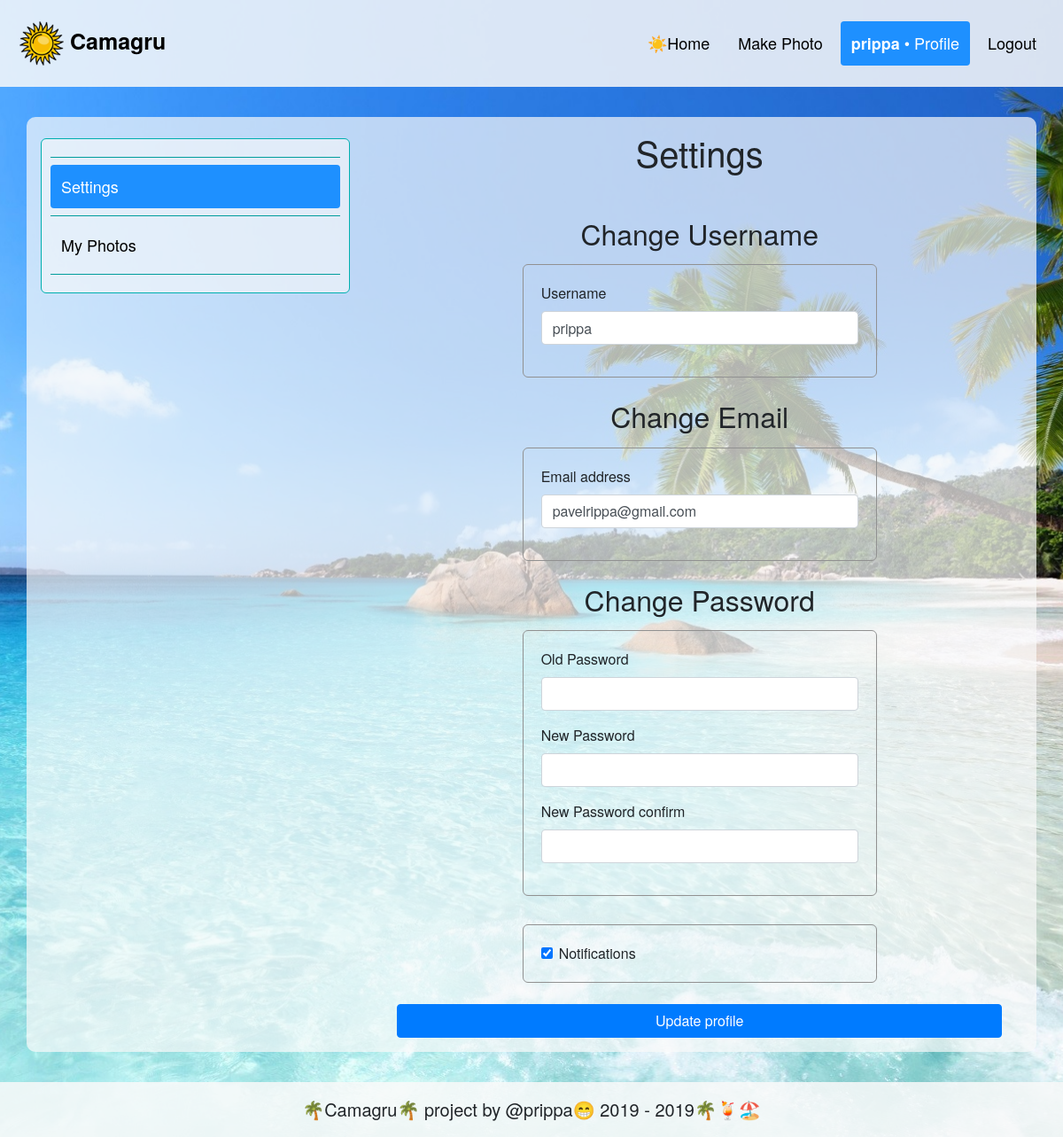
The app's page /profile (signed in) with its own data.
### tables this page shows
CREATE TABLE `user` (
  `id` bigint(20) UNSIGNED NOT NULL,
  `login` char(32) NOT NULL,
  `password` char(255) NOT NULL,
  `email` varchar(320) NOT NULL,
  `verified` tinyint(1) NOT NULL DEFAULT '0',
  `vkey` char(32) NOT NULL,
  `create_date` timestamp NOT NULL DEFAULT CURRENT_TIMESTAMP,
  `notifications` tinyint(1) NOT NULL DEFAULT '1'
);

### core/View.php (called while the page is built, shortened)
<?php
class View
{
    public $layout;
    public function __construct()
    {
        $this->layout = 'default';
    }
    private function getAdditionalData(): array
    {
        $data = [];
        $data['is_logged'] = User::isLogged();
        $data['current_year'] = date("Y");
        $data['login'] = '';
        if ($data['is_logged']) {
            $data['login'] = User::getLogin(User::getId());
            $data['header_login'] = $data['login'];
        }
        return $data;
    }
    public function run(string $path, array $data = [], string $title = null): void
    {
        $data += $this->getAdditionalData();
        require 'views/layouts/' . $this->layout . '.php';
        exit();
    }
}

### controllers/UserProfileController.php (called while the page is built, shortened)
<?php
class UserProfileController extends Controller
{
    public function actionProfileSettings(): void
    {
        $messages = [];
        $user_data = User::getUser(User::getId());
        $title = $user_data['login'] . ' • Settings';
        $this->view->run('profile/settings', ['messages' => $messages, 'user_data' => $user_data], $title);
    }
}

### models/User.php (called while the page is built, shortened)
<?php
abstract class User extends Modal
{
    public static function getLogin(int $id): ?string
    {
        return self::db()->selectCol(self::TABLE, 'login', ['id', $id]);
    }
    public static function getUser(int $id): ?array
    {
        return self::db()->selectRow(self::TABLE, [], ['id', $id]);
    }
    public static function isLogged(): bool
    {
        if (isset($_SESSION['user'])) {
            return true;
        }
        return false;
    }
    public static function getId(): ?int
    {
        if (isset($_SESSION['user'])) {
            return $_SESSION['user'];
        }
        return null;
    }
}

### core/Modal.php (called while the page is built, shortened)
<?php
abstract class Modal
{
    private static $db = null;
    public static function db()
    {
        if (!self::$db) {
            self::$db = new DB();
        }
        return self::$db;
    }
}

### core/DB.php (called while the page is built, shortened)
<?php
class DB
{
    protected $db;
    public function __construct()
    {
        $settings = require 'config/database.php';
        $dsn = "mysql:dbname={$settings['dbname']};host={$settings['host']}";
        $options = [
            PDO::MYSQL_ATTR_INIT_COMMAND => "SET NAMES 'utf8mb4' COLLATE 'utf8mb4_unicode_ci'",
            PDO::ATTR_ERRMODE => PDO::ERRMODE_EXCEPTION
        ];
        $this->db = new PDO($dsn, $settings['user'], $settings['password'], $options);
    }
    public function row(string $sql, array $params = [])
    {
        $result = $this->execute($sql, $params);
		return $result->fetch(PDO::FETCH_ASSOC);
    }
    public function col(string $sql, array $params = [])
    {
		$result = $this->execute($sql, $params);
		return $result->fetchColumn();
	}
	public function selectCol(string $table, string $col, array $where = [])
    {
        $where_string = $this->prepareWhere($where);
        $sql = "SELECT $col FROM $table";
        if (!empty($where_string)) {
            $sql .= " WHERE $where_string";
        }
        $sql .= ' LIMIT 1';
        return $this->col($sql, $where);
    }
    public function selectRow(string $table, array $params = [], array $where = [])
    {
        $sql = $this->prepareSelect($table, $params, $where);
        $sql .= " LIMIT 1";
        return $this->row($sql, $where);
    }
    public function execute(string $sql, array $params = [])
    {
        $result = $this->db->prepare($sql);
        $count = count($params);
        for ($i = 0; ($i + 1) < $count; ++$i) {
            $result->bindParam(':' . $params[$i], $params[++$i]);
        }
        $result->execute();
        return $result;
    }
    private function prepareWhere(array &$where): string
    {
        $where_string = '';
        $count = count($where);
        for ($i = 0; ($i + 1) < $count; $i += 2) {
            $key = $where[$i];
            $where_string .= "$key = :w$key AND ";
            $where[$i] = "w$key";
        }
        $where_string = rtrim($where_string, ' AND ');
        return $where_string;
    }
    private function prepareSelect(string $table, array &$params, array &$where): string
    {
        $params_string = '';
        $where_string = $this->prepareWhere($where);
        $params_string = rtrim($params_string, ',');
        $sql = 'SELECT';
        $sql .= (empty($params_string) ? ' *' : " $params_string");
        $sql .= " FROM $table";
        if (!empty($where_string)) {
            $sql .= " WHERE $where_string";
        }
        return $sql;
    }
}

### config/database.php (called while the page is built)
<?php
return array(
    'dbname' => 'camagru_db',
    'host' => 'localhost',
    'user' => 'root',
    'password' => 'prippa',
);

### views/profile/settings.php (the view, shortened to what this page needs)
<div class="container">
    <div class="row">
        <div class="col-md-4">
            <?php require 'aside.php' ?>
        </div>
        <div class="col-md-8">
            <h1 class="text-center mb-5">Settings</h1>
            <form action="/profile/settings" method="post">
                <div class="row mr-2 ml-2 justify-content-center">
                    <div class="col-12">
                        <h2 class="text-center">Change Username</h2>
                    </div>
                    <div class="col-12 mt-2 mb-4 col-radius-form">
                        <div class="form-group">
                            <label for="username-field">Username</label>
                            <input type="text" class="form-control" id="username-field"
                                   name="login" required tabindex="1" value="<?= $data['user_data']['login'] ?>">
                        </div>
                    </div>
                    <div class="col-12">
                        <h2 class="text-center">Change Email</h2>
                    </div>
                    <div class="col-12 mt-2 mb-4 col-radius-form">
                        <div class="form-group">
                            <label for="email-field">Email address</label>
                            <input type="email" class="form-control" id="email-field"
                                   name="email" required tabindex="2" value="<?= $data['user_data']['email'] ?>">
                        </div>
                    </div>
                    <div class="col-12">
                        <h2 class="text-center">Change Password</h2>
                    </div>
                    <div class="col-12 mt-2 mb-4 col-radius-form">
                        <div class="form-row">
                            <div class="form-group col-12">
                                <label for="old-password-field">Old Password</label>
                                <input type="password" class="form-control" id="old-password-field"
                                       name="old_password" tabindex="3">
                            </div>
                            <div class="form-group col-12">
                                <label for="password-field">New Password</label>
                                <input type="password" class="form-control" id="password-field"
                                       name="password" tabindex="4">
                            </div>
                            <div class="form-group col-12">
                                <label for="password-confirm-field">New Password confirm</label>
                                <input type="password" class="form-control" id="password-confirm-field"
                                       name="password_confirm" tabindex="5">
                            </div>
                        </div>
                    </div>
                    <div class="col-12 mt-2 mb-4 col-radius-form">
                        <div class="form-check">
                            <input name="notifications" type="checkbox"
                                   class="form-check-input" id="notifications-field"
                                <?= $data['user_data']['notifications'] ? 'checked' : '' ?>>
                            <label class="form-check-label" for="notifications-field">Notifications</label>
                        </div>
                    </div>
                    <div class="col-12 text-center">
                        <button type="submit" class="btn btn-primary btn-block" tabindex="7">Update profile</button>
                    </div>
                </div>
            </form>
        </div>
    </div>
</div>

### core/Router.php (shortened to what this page needs)
<?php
class Router
{
    private $routes;
    private $namespace;
    private $action_prefix;
    private $controller_postfix;
    public function __construct(array $routes, string $namespace, string $action_prefix, string $controller_postfix)
    {
        $this->routes = $routes;
        $this->namespace = $namespace;
        $this->action_prefix = $action_prefix;
        $this->controller_postfix = $controller_postfix;
    }
    private function getURI(): string
    {
        return trim($_SERVER['REQUEST_URI'], '/');
    }
    public function run(): bool
    {
        $uri = $this->getURI();
        foreach ($this->routes as $uri_pattern => $path) {
            if (preg_match("~^$uri_pattern$~", $uri)) {
                $internal_route = preg_replace("~$uri_pattern~", $path, $uri);
                $segments = explode('/', $internal_route);
                $controller_name = $this->namespace . array_shift($segments) . $this->controller_postfix;
                $action_name = $this->action_prefix . array_shift($segments);
                $controller_object = new $controller_name;
                call_user_func_array(array($controller_object, $action_name), $segments);
                return true;
            }
        }
        return false;
    }
}

### views/includes/header.php
<header>
    <a href="/" class="logo"><img class="logo-img" src="/template/images/logo.png" alt=""> Camagru</a>
    <nav>
        <a class="<?= $path == 'index' ? 'active' : '' ?>" href="/">☀️Home</a>
        <?php if ($data['is_logged']): ?>
            <a class="<?= $path == 'make_photo' ? 'active' : '' ?>" href="/make_photo">Make Photo</a>
            <a class="<?= strstr($path, 'profile/') ? 'active' : '' ?>"
               href="/profile"><b><?= $data['header_login'] ?></b> • Profile</a>
            <a href="/logout">Logout</a>
        <?php else: ?>
            <a class="<?= $path == 'login_register_system/login' ? 'active' : '' ?>" href="/login">Login</a>
            <a class="<?= $path == 'login_register_system/register' ? 'active' : '' ?>" href="/register">Register</a>
        <?php endif ?>
    </nav>
</header>

### views/profile/aside.php
<aside class="aside">
    <hr>
    <a class="<?= $path == 'profile/settings' ? 'active' : '' ?>" href="/profile/settings">Settings</a>
    <hr>
    <a class="<?= $path == 'profile/my_photos' ? 'active' : '' ?>" href="/profile/my_photos">My Photos</a>
    <hr>
</aside>

### views/includes/footer.php
<footer>
    <div>🌴Camagru🌴 project by @prippa😁 2019 - <?= $data['current_year'] ?>🌴🍹🏖️</div>
</footer>

### template/css/global.css (style rules this page uses)
html { height: 100%; box-sizing: border-box; }
body { background: url("/template/images/website-background-base.jpg") no-repeat center center fixed; -webkit-background-size: cover; -moz-background-size: cover; -o-background-size: cover; background-size: cover; position: relative; margin: 0; padding-bottom: 96px; min-height: 100%; font-family: "Helvetica Neue", Arial, sans-serif; font-size: 16px; }
a { color: var(--a-color); text-decoration: underline; }
.container { border-radius: 10px; margin-top: 34px; background-color: rgba(249, 249, 249, 0.7); padding: 1rem; }

### template/css/header.css (style rules this page uses)
.logo-img { width: 50px; }
header { overflow: hidden; background-color: rgba(249, 249, 249, 0.85); padding: 12px 10px; }
header a { float: left; color: black; text-align: center; padding: 12px; text-decoration: none; font-size: 18px; line-height: 25px; border-radius: 4px; }
header a.logo { font-size: 25px; font-weight: bold; }
header a.active { background-color: dodgerblue; color: white; }
nav { float: right; }
header nav a { margin-top: 12px; margin-right: 8px; }

### template/css/footer.css (style rules this page uses)
footer { position: absolute; right: 0; bottom: 0; left: 0; padding: 1rem; background-color: rgba(249, 249, 249, 0.85); text-align: center; font-size: 20px; }

### template/css/forms.css (style rules this page uses)
.col-radius-form { background-color: unset; border-radius: 6px; border: 1px solid #919191; padding: 20px; max-width: 400px; }

### template/css/sidebar.css (style rules this page uses)
.aside { padding: 12px 10px; border: 1px solid var(--cyan-border); border-radius: 6px; background-color: rgba(249, 249, 249, 0.6); margin: 8px 0 8px 0; }
.aside hr { background-color: var(--cyan-border); margin-top: 8px; margin-bottom: 8px; }
.aside a { float: none; display: block; text-align: left; color: black; padding: 12px; text-decoration: none; font-size: 18px; line-height: 25px; border-radius: 4px; }
.aside a.active { background-color: dodgerblue; color: white; }

### template/css/variables.css (style rules this page uses)
:root { --like-background: rgba(25, 199, 0, 0.5); --dislike-background: rgba(255, 40, 0, 0.5); --a-color: #008cfb; --a-color-hover: #005ca9; --cyan-border: #00afaf; --delete-color: #F35B5B; }

### records on screen
user: login "prippa", email "pavelrippa@gmail.com", notifications "☑", current_year "2019"
